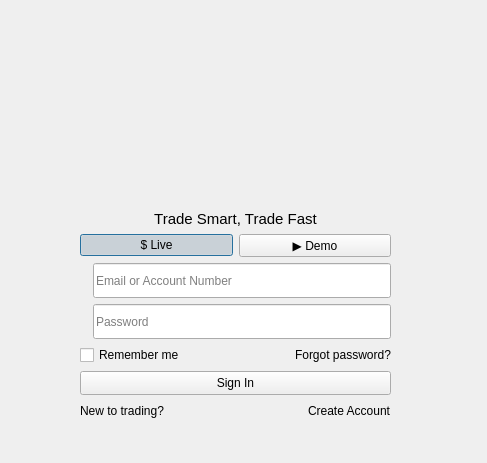
<?xml version="1.0" encoding="UTF-8"?>
<ui version="4.0">
 <class>Dialog</class>
 <widget class="QDialog" name="Dialog">
  <property name="geometry">
   <rect>
    <x>0</x>
    <y>0</y>
    <width>487</width>
    <height>463</height>
   </rect>
  </property>
  <property name="windowTitle">
   <string>Dialog</string>
  </property>
  <widget class="QWidget" name="layoutWidget">
   <property name="geometry">
    <rect>
     <x>80</x>
     <y>10</y>
     <width>311</width>
     <height>411</height>
    </rect>
   </property>
   <layout class="QVBoxLayout" name="verticalLayout_2">
    <item>
     <layout class="QVBoxLayout" name="verticalLayout">
      <item>
       <widget class="QLabel" name="lb_logo">
        <property name="text">
         <string/>
        </property>
        <property name="pixmap">
         <pixmap resource="../Main_Icons.qrc">:/Main_Window/Icons/Logo.png</pixmap>
        </property>
        <property name="alignment">
         <set>Qt::AlignCenter</set>
        </property>
       </widget>
      </item>
      <item>
       <spacer name="verticalSpacer">
        <property name="orientation">
         <enum>Qt::Vertical</enum>
        </property>
        <property name="sizeHint" stdset="0">
         <size>
          <width>20</width>
          <height>40</height>
         </size>
        </property>
       </spacer>
      </item>
     </layout>
    </item>
    <item>
     <widget class="QLabel" name="lb_tagline">
      <property name="font">
       <font>
        <pointsize>11</pointsize>
        <weight>50</weight>
        <bold>false</bold>
       </font>
      </property>
      <property name="text">
       <string>Trade Smart, Trade Fast</string>
      </property>
      <property name="alignment">
       <set>Qt::AlignCenter</set>
      </property>
     </widget>
    </item>
    <item>
     <layout class="QHBoxLayout" name="live_demo">
      <item>
       <widget class="QPushButton" name="btn_live">
        <property name="text">
         <string>$ Live</string>
        </property>
        <property name="checkable">
         <bool>true</bool>
        </property>
        <property name="checked">
         <bool>true</bool>
        </property>
       </widget>
      </item>
      <item>
       <widget class="QPushButton" name="btn_demo">
        <property name="text">
         <string>▶ Demo</string>
        </property>
        <property name="checkable">
         <bool>true</bool>
        </property>
       </widget>
      </item>
     </layout>
    </item>
    <item>
     <layout class="QHBoxLayout" name="email_layout">
      <item>
       <widget class="QLabel" name="icon_email">
        <property name="maximumSize">
         <size>
          <width>24</width>
          <height>24</height>
         </size>
        </property>
        <property name="text">
         <string/>
        </property>
        <property name="pixmap">
         <pixmap resource="../Main_Icons.qrc">:/Main_Window/Icons/Login_to_trade.png</pixmap>
        </property>
        <property name="scaledContents">
         <bool>true</bool>
        </property>
       </widget>
      </item>
      <item>
       <widget class="QLineEdit" name="input_email">
        <property name="minimumSize">
         <size>
          <width>0</width>
          <height>35</height>
         </size>
        </property>
        <property name="text">
         <string/>
        </property>
        <property name="placeholderText">
         <string>Email or Account Number</string>
        </property>
       </widget>
      </item>
     </layout>
    </item>
    <item>
     <layout class="QHBoxLayout" name="password_layout">
      <item>
       <widget class="QLabel" name="icon_password">
        <property name="maximumSize">
         <size>
          <width>24</width>
          <height>24</height>
         </size>
        </property>
        <property name="text">
         <string/>
        </property>
        <property name="pixmap">
         <pixmap resource="../Main_Icons.qrc">:/Main_Window/Icons/password.png</pixmap>
        </property>
        <property name="scaledContents">
         <bool>true</bool>
        </property>
       </widget>
      </item>
      <item>
       <widget class="QLineEdit" name="input_password">
        <property name="minimumSize">
         <size>
          <width>0</width>
          <height>35</height>
         </size>
        </property>
        <property name="placeholderText">
         <string>Password</string>
        </property>
       </widget>
      </item>
     </layout>
    </item>
    <item>
     <layout class="QHBoxLayout" name="rememberme">
      <item>
       <widget class="QCheckBox" name="cb_remember_me">
        <property name="text">
         <string>Remember me</string>
        </property>
       </widget>
      </item>
      <item>
       <spacer name="horizontalSpacer">
        <property name="orientation">
         <enum>Qt::Horizontal</enum>
        </property>
        <property name="sizeHint" stdset="0">
         <size>
          <width>40</width>
          <height>20</height>
         </size>
        </property>
       </spacer>
      </item>
      <item>
       <widget class="QLabel" name="lbl_forgot_password">
        <property name="cursor">
         <cursorShape>PointingHandCursor</cursorShape>
        </property>
        <property name="text">
         <string>Forgot password?</string>
        </property>
       </widget>
      </item>
     </layout>
    </item>
    <item>
     <widget class="QPushButton" name="btn_signin">
      <property name="sizePolicy">
       <sizepolicy hsizetype="Minimum" vsizetype="Minimum">
        <horstretch>0</horstretch>
        <verstretch>0</verstretch>
       </sizepolicy>
      </property>
      <property name="minimumSize">
       <size>
        <width>0</width>
        <height>24</height>
       </size>
      </property>
      <property name="maximumSize">
       <size>
        <width>16777215</width>
        <height>12987774</height>
       </size>
      </property>
      <property name="cursor">
       <cursorShape>PointingHandCursor</cursorShape>
      </property>
      <property name="text">
       <string>Sign In</string>
      </property>
      <property name="icon">
       <iconset resource="../Main_Icons.qrc">
        <normaloff>:/Main_Window/Icons/signin.png</normaloff>:/Main_Window/Icons/signin.png</iconset>
      </property>
     </widget>
    </item>
    <item>
     <layout class="QHBoxLayout" name="horizontalLayout">
      <item>
       <widget class="QLabel" name="lb_trading">
        <property name="cursor">
         <cursorShape>ArrowCursor</cursorShape>
        </property>
        <property name="text">
         <string>New to trading?</string>
        </property>
       </widget>
      </item>
      <item>
       <spacer name="horizontalSpacer_2">
        <property name="orientation">
         <enum>Qt::Horizontal</enum>
        </property>
        <property name="sizeHint" stdset="0">
         <size>
          <width>40</width>
          <height>20</height>
         </size>
        </property>
       </spacer>
      </item>
      <item>
       <widget class="QLabel" name="lbl_create_account">
        <property name="cursor">
         <cursorShape>PointingHandCursor</cursorShape>
        </property>
        <property name="text">
         <string>Create Account</string>
        </property>
       </widget>
      </item>
     </layout>
    </item>
   </layout>
  </widget>
 </widget>
 <resources>
  <include location="../Main_Icons.qrc"/>
 </resources>
 <connections/>
</ui>
